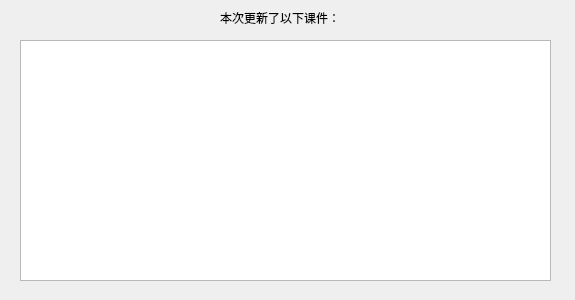
<?xml version="1.0" encoding="UTF-8"?>
<ui version="4.0">
 <class>Form</class>
 <widget class="QWidget" name="Form">
  <property name="geometry">
   <rect>
    <x>0</x>
    <y>0</y>
    <width>575</width>
    <height>300</height>
   </rect>
  </property>
  <property name="windowTitle">
   <string>Form</string>
  </property>
  <widget class="QLabel" name="label">
   <property name="geometry">
    <rect>
     <x>220</x>
     <y>10</y>
     <width>141</width>
     <height>16</height>
    </rect>
   </property>
   <property name="text">
    <string>本次更新了以下课件：</string>
   </property>
  </widget>
  <widget class="QListWidget" name="listWidget">
   <property name="geometry">
    <rect>
     <x>20</x>
     <y>40</y>
     <width>531</width>
     <height>241</height>
    </rect>
   </property>
  </widget>
 </widget>
 <resources/>
 <connections/>
</ui>
